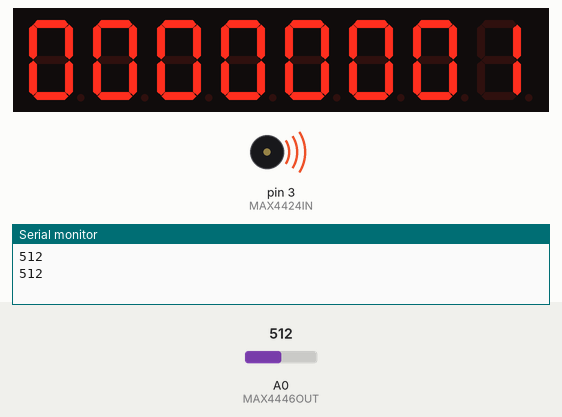
The sketch below on a simulated Arduino Uno, built with avr-gcc and run on an emulated ATmega328P. Parts: 8-digit seven-segment display, buzzer (waves = sounding), the last lines printed to the serial monitor. Wiring (inferred from the names in the program): MAX7219 LED driver: data pin 4; clock pin 6; CS pin 5. The inputs (shaded band) are chosen by the test bench; at power-on: A0 (MAX4446OUT) = 512.

Above: at 3.1 s.
3.2 s: A0 (MAX4446OUT) set to 900
6.3 s: A0 (MAX4446OUT) set to 931
At 7.9 s:
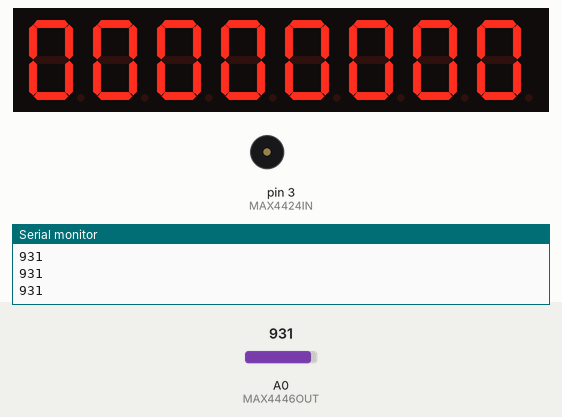
9.4 s: A0 (MAX4446OUT) set to 908
At 10.6 s:
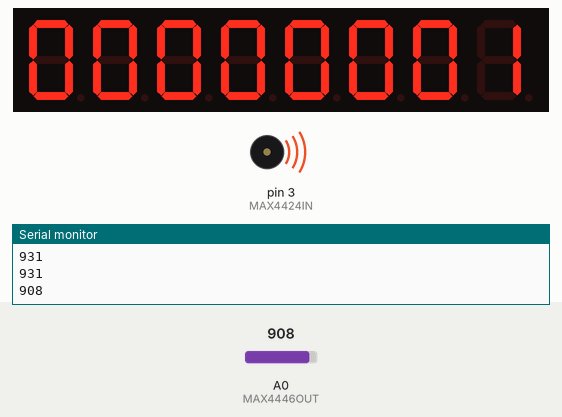
12.5 s: A0 (MAX4446OUT) set to 928
At 15.4 s:
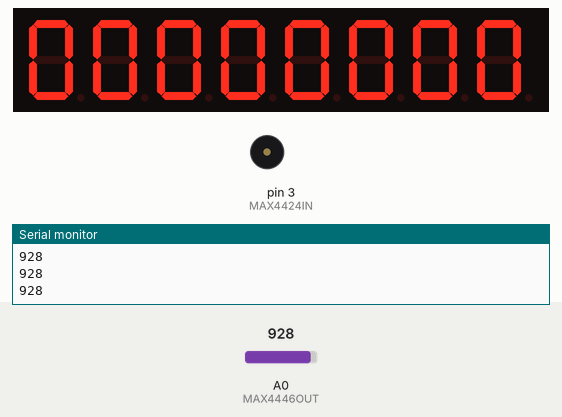
Timing chart, 0 to 16.7 s (numbered marks = the images above; inputs shaded):
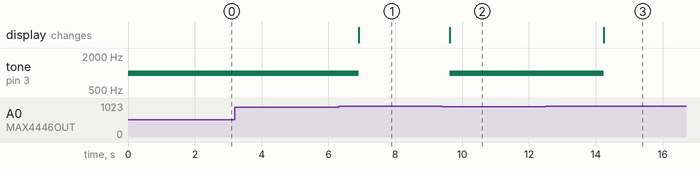

The sketch:

laser-tripwire.ino
```cpp
#define MAX4446OUT A0

#define MAX4424IN 3

#define MAX7219DIN 4
#define MAX7219CS 5
#define MAX7219CLK 6

void setup() {
  MAX7219init();
  MAX7219brightness(15);

  MAX4446init();
  MAX4424init();

  Serial.begin(9600);
}

void loop() {
 int lux = measureLight();
 Serial.println(lux);

 if(lux <= 918)
 {
  sendnum(1);
  makenoise(true);
  delay(2000);
 }
 else
 {
  sendnum(0);
  makenoise(false);
 }
 delay(300);
}

void MAX4424init()
{
  pinMode(MAX4424IN, OUTPUT);
}

void makenoise(bool onoff)
{
  if(onoff == true)
  {
    tone(MAX4424IN, 1000);
  }
  else
  {
   noTone(MAX4424IN);
  }
}

void MAX4446init()
{
  pinMode(MAX4446OUT, INPUT);
}

int sampleLight()
{
  int sum = 0;
  int t_delay = 10; // delay in ms
  int sample_size = 10; // 10 * 10 = 100 ms
  int sample_count = 0;

  while(sample_count < sample_size)
  {
    sum += analogRead(MAX4446OUT);
    sample_count++;
    delay(t_delay);
  }

  return sum;
}

int measureLight()
{
  return analogRead(MAX4446OUT);
}

void MAX7219brightness(byte b){  //0-15 is range high nybble is ignored
  MAX7219senddata(10,b);        //intensity
}

void MAX7219init(){
  pinMode(MAX7219DIN,OUTPUT);
  pinMode(MAX7219CS,OUTPUT);
  pinMode(MAX7219CLK,OUTPUT);
  digitalWrite(MAX7219CS,HIGH);   //CS off
  digitalWrite(MAX7219CLK,LOW);   //CLK low
  MAX7219senddata(15,0);        //test mode off
  MAX7219senddata(12,1);        //display on
  MAX7219senddata(9,255);       //decode all digits
  MAX7219senddata(11,7);        //scan all
  for(int i=1;i<9;i++){
    MAX7219senddata(i,0);       //blank all
  }
}

void MAX7219senddata(byte reg, byte data){
  digitalWrite(MAX7219CS,LOW);   //CS on
  for(int i=128;i>0;i=i>>1){
    if(i&reg){
      digitalWrite(MAX7219DIN,HIGH);
    }else{
      digitalWrite(MAX7219DIN,LOW);
    }
  digitalWrite(MAX7219CLK,HIGH);
  digitalWrite(MAX7219CLK,LOW);   //CLK toggle
  }
  for(int i=128;i>0;i=i>>1){
    if(i&data){
      digitalWrite(MAX7219DIN,HIGH);
    }else{
      digitalWrite(MAX7219DIN,LOW);
    }
  digitalWrite(MAX7219CLK,HIGH);
  digitalWrite(MAX7219CLK,LOW);   //CLK toggle
  }
  digitalWrite(MAX7219CS,HIGH);   //CS off
}

void blank()
{
  for(int i=1;i<9;i++){
    MAX7219senddata(i,0);       //blank all
  }
}

void sendnum(long data)
{
  blank();
  int digitCount = 1;
  for(long i = 1; i <= 10000000; i = i*10)
  {
    if(data >= i)
    {
      long digit = getmod(i, data);
      MAX7219senddata(digitCount++, digit);
    }
    else
    {
      break;
    }
  }
}

long getmod(long mod, long data)
{
  long val = (data/mod)%10;
  return val;
}
```

Measured:
- the behaviour switches between 918 and 919 on A0 (MAX4446OUT) (found by bisection; images 0 and 1)
- after the input at 6.3 s, tone on pin 3 (MAX4424IN): 1000 Hz → silent after 0.61 s; the display: changes after 0.61 s (image 1)
- after the input at 9.4 s, tone on pin 3 (MAX4424IN): silent → 1000 Hz after 0.23 s; the display: changes after 0.23 s (image 2)
- after the input at 12.5 s, tone on pin 3 (MAX4424IN): 1000 Hz → silent after 1.7 s; the display: changes after 1.7 s (image 3)
